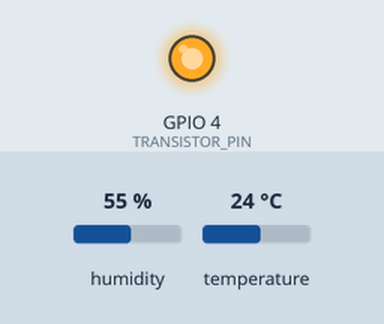
This sketch was run on a simulated ESP32. Shown: output pins drawn as LEDs (lit = HIGH). The test bench sets the inputs (shaded band); at power-on: humidity 55 %, temperature 24 °C. WiFi joins after 1.5 s; servers stay silent unless stated; no MQTT or app messages arrive unless stated; what the sketch prints to the serial monitor is not drawn.

Above: at 3.5 s.
At 7.0 s:
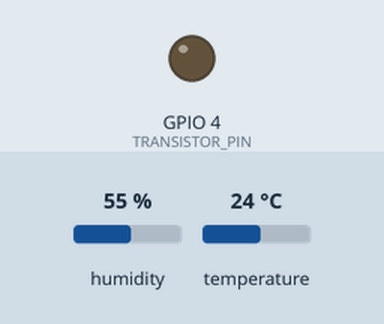
Timing chart, 0 to 11.6 s (numbered marks = the images above):
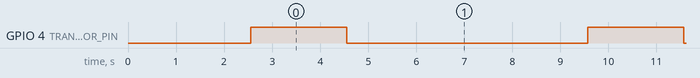

Measured:
- by itself, GPIO 4 (TRANSISTOR_PIN): alternates HIGH for 2.0 s and LOW for 5.0 s

The sketch:

main.ino
```cpp
#include <WiFi.h>
#include <PubSubClient.h>
#include <DHT.h>

// Configuração do Wi-Fi
const char* ssid = " "; //SSID do WiFi
const char* password = " "; // Senha do WiFi

// Configurações do broker MQTT
const char* mqttServer = "192.168.0.100"; // IP do broker MQTT
const int mqttPort = 1883; // Porta do broker MQTT

// Tópico para onde os dados serão enviados via MQTT
const char* sensorTopic = "esp32/sensordata";

// GPIO onde o DHT22 está conectado
#define DHTPIN 15
// Tipo de sensor
#define DHTTYPE DHT22
DHT dht(DHTPIN, DHTTYPE);

 // GPIO onde o pino base do transistor está conectado
#define TRANSISTOR_PIN 4

WiFiClient wifiClient;
PubSubClient client(wifiClient);

// Função para conectar ao MQTT
void reconnectMQTT() {
  while (!client.connected()) {
    Serial.print("Conectando ao MQTT...");
    if (client.connect("ESP32Client")) {
      Serial.println("Conectado ao broker MQTT!");
    } else {
      Serial.print("Falha na conexão. Código de erro: ");
      Serial.println(client.state());
      delay(2000);
    }
  }
}

void setup() {
  Serial.begin(115200);

  pinMode(TRANSISTOR_PIN, OUTPUT);

  // Conexão ao Wi-Fi
  WiFi.begin(ssid, password);
  while (WiFi.status() != WL_CONNECTED) {
    delay(500);
    Serial.print(".");
  }
  Serial.println("Conectado ao Wi-Fi!");

  delay(1000);

  // Configuração do broker MQTT
  client.setServer(mqttServer, mqttPort);

  // Inicialização do sensor DHT
  dht.begin();
}

void loop() {
  // Verifica a conexão com o MQTT
  if (!client.connected()) {
    reconnectMQTT();
  }
  client.loop();

  // Lê os dados do sensor DHT22
  float temperatura = dht.readTemperature();
  float umidade = dht.readHumidity();

  if (!isnan(temperatura) && !isnan(umidade)) {
    // Indicação visual da leitura (LED/transistor)
    digitalWrite(TRANSISTOR_PIN, HIGH); // Liga o LED
    Serial.println("LED ligado - realizando leitura");
    delay(2000); // Mantém o LED ligado por 2 segundos
    digitalWrite(TRANSISTOR_PIN, LOW);  // Desliga o LED
    Serial.println("LED desligado");

    // Criar o payload JSON com os dados
    String payload = "{\"temperature\": " + String(temperatura, 2) +
                     ", \"humidity\": " + String(umidade, 2) + "}";

    // Publica os dados no tópico 'esp32/sensordata'
    client.publish(sensorTopic, payload.c_str());
    Serial.println("Dados publicados: " + payload);

    // Log dos dados no monitor serial
    Serial.print("Temperatura: ");
    Serial.print(temperatura);
    Serial.println(" °C");
    Serial.print("Umidade: ");
    Serial.print(umidade);
    Serial.println(" %");
  } else {
    Serial.println("Falha ao ler do sensor DHT!");
  }

  delay(5000); // Aguarda 5 segundos antes da próxima leitura
}
```
